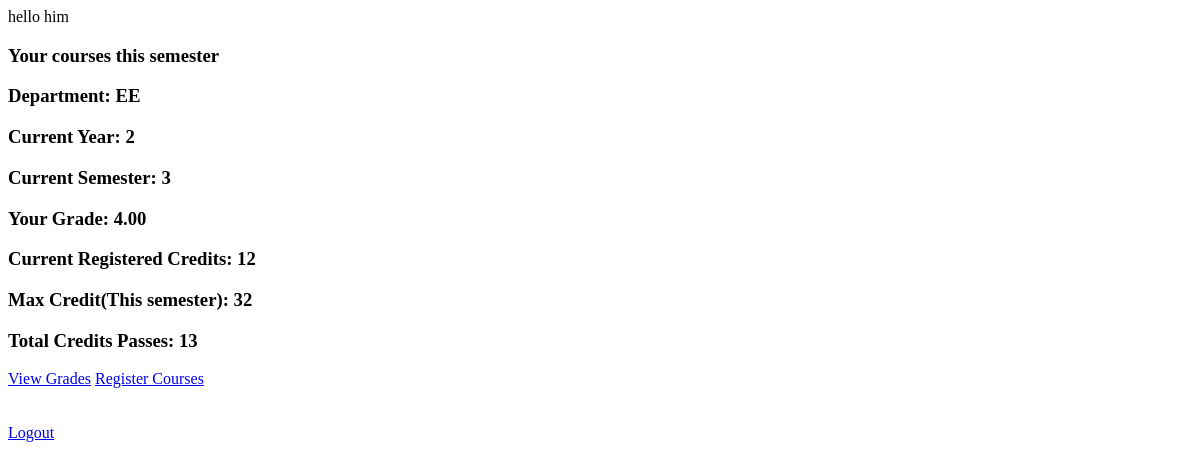
Page /studentportal/ (signed in) on the earlier database version.
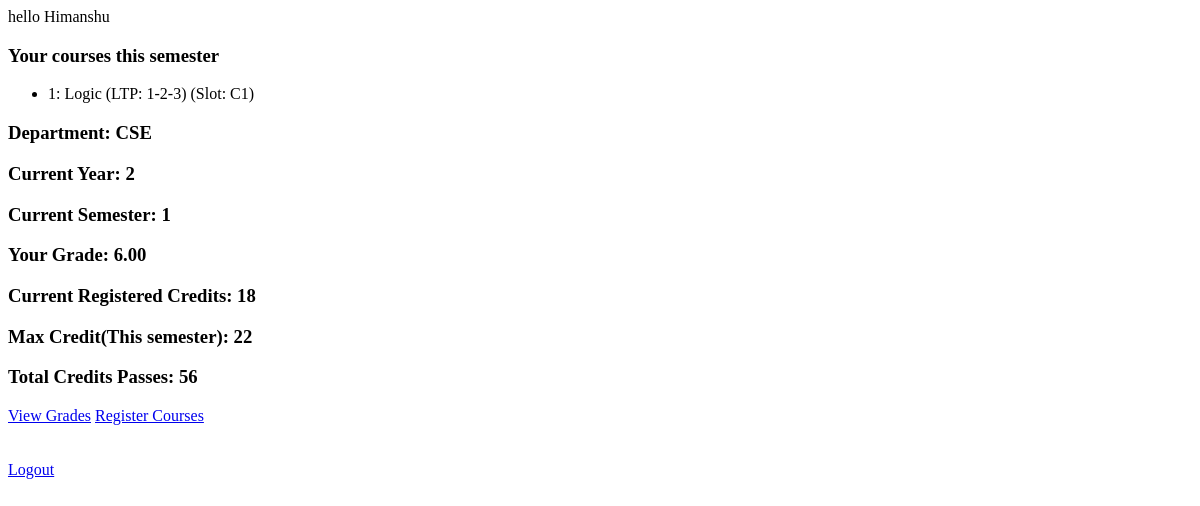
Same page on the later database version.
### studentportal/models.py (models this page shows, shortened)
class student(models.Model):
	student_id=models.CharField(max_length=25,primary_key=True)
	name=models.CharField(max_length=40)
	dept_id=models.ForeignKey(department,on_delete=models.CASCADE)
	cgpa=models.DecimalField(decimal_places=2,max_digits=3)
	curr_registered_credits=models.IntegerField()
	max_credit=models.IntegerField()
	total_credits=models.IntegerField()
	current_year=models.IntegerField(validators=[MaxValueValidator(4),MinValueValidator(1)])
	current_sem=models.IntegerField(validators=[MaxValueValidator(2),MinValueValidator(1)])
	password=models.CharField(max_length=12)

class department(models.Model):
	dept_id=models.CharField(max_length=25,primary_key=True)
	dept_name=models.CharField(max_length=25)

class takes(models.Model):
	student_obj=models.ForeignKey(student,on_delete=models.CASCADE)
	teaches=models.ForeignKey(teaches,on_delete=models.CASCADE)
	class Meta:
		unique_together=('student_obj','teaches')

class teaches(models.Model):
	faculty_id=models.ForeignKey(faculty,on_delete=models.CASCADE)
	course_id=models.ForeignKey(course,on_delete=models.CASCADE)
	semester=models.IntegerField(default=1, validators=[MaxValueValidator(2),MinValueValidator(1)])
	year=models.IntegerField()
	slot=models.CharField(max_length=2)
	min_cgpa_constraint=models.DecimalField(decimal_places=2,max_digits=3)
	batch = models.ManyToManyField(batch)
	class Meta:
		unique_together=('faculty_id','course_id','semester','year','slot')

class course(models.Model):
	course_id=models.CharField(max_length=25,primary_key=True)
	credit_struct=models.CharField(max_length=25)
	title=models.CharField(max_length=40)
	dept_id=models.ForeignKey(department,on_delete=models.CASCADE)

### studentportal/views.py (the view)
def index(request):
	template = loader.get_template('studentportal/login.html')
	context = {}
	if request.session.has_key('student_id'):
		return home(request)
	return HttpResponse(template.render(context, request))

### studentportal/views.py (called while the page is built)
def home(request):
	if request.session.has_key('student_id'):
		student_id=request.session['student_id']
		template = loader.get_template('studentportal/home.html')
		student_obj = student.objects.get(student_id = student_id)
		takes_obj = takes.objects.filter(student_obj = student_obj)
		years = []
		for takes_t in takes_obj:
			for batch in takes_t.teaches.batch.all():
				years.append(batch.year)
		context = {'student_obj':student_obj,'takes_obj':takes_obj, 'years': years}
		return HttpResponse(template.render(context,request))
	else:
		return redirect('/studentportal/')

### studentportal/templates/studentportal/home.html (shortened to what this page needs)
hello {{ student_obj.name }}
<h3>Your courses this semester</h3>
<ul>
	{% for takes in takes_obj %}
	{% if student_obj.current_sem == takes.teaches.semester%}
	{% for year in years%}
	{% if year == student_obj.current_year %}
	<li>{{takes.teaches.course_id.course_id}}: {{takes.teaches.course_id.title}} (LTP: {{takes.teaches.course_id.credit_struct}}) (Slot: {{takes.teaches.slot}})</li>
	{% endif%}
	{% endfor %}
	{% endif %}
	{% endfor %}
</ul>
<h3>Department: {{student_obj.dept_id.dept_name}}</h3>
<h3>Current Year: {{student_obj.current_year}}</h3>
<h3>Current Semester: {{ student_obj.current_sem }}</h3>
<h3>Your Grade:  {{student_obj.cgpa}}</h3>
<h3>Current Registered Credits: {{student_obj.curr_registered_credits}}</h3>
<h3>Max Credit(This semester): {{student_obj.max_credit}}</h3>
<h3>Total Credits Passes: {{student_obj.total_credits}}</h3>
<a href="{% url 'studentportal:view_grades'%}">View Grades</a>
<a href="{% url 'studentportal:register_courses'%}">Register Courses</a>
<a href="{% url 'studentportal:logout' %}">Logout</a>

Differences in the rows shown:
changed student: name "him" → "Himanshu"; dept_id.dept_name "EE" → "CSE"; current_sem "3" → "1"; cgpa "4.00" → "6.00"; curr_registered_credits "12" → "18"; max_credit "32" → "22"; total_credits "13" → "56"
added takes: teaches.course_id.course_id "1", teaches.course_id "Logic", teaches.course_id.credit_struct "1-2-3", teaches.slot "C1"
